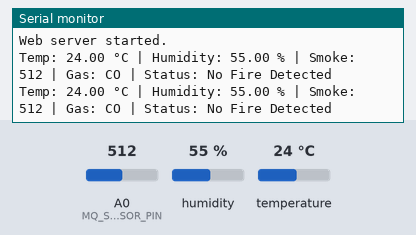
This sketch was run on a simulated ESP8266 (NodeMCU). Parts: the last lines printed to the serial monitor. Inputs (shaded band) come from the test bench; at power-on: temperature 24 °C, A0 (MQ_SENSOR_PIN) = 512, humidity 55 %. WiFi joins after 1.5 s; servers stay silent unless stated.

Above: at 3.7 s.
3.8 s: temperature set to 34 °C
At 5.1 s:
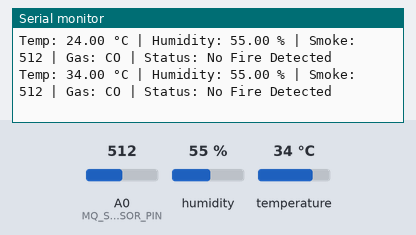
5.3 s: temperature set to 37 °C
At 8.1 s:
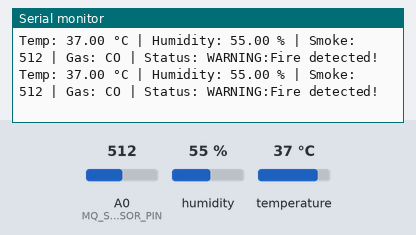
9.2 s: A0 (MQ_SENSOR_PIN) set to 487
At 10.4 s:
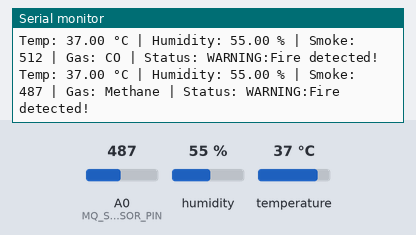
12.3 s: A0 (MQ_SENSOR_PIN) set to 459
At 13.5 s:
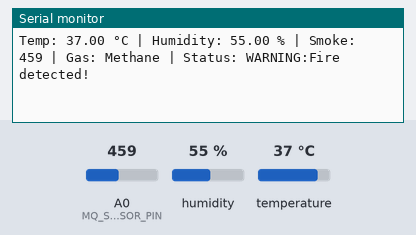
13.8 s: A0 (MQ_SENSOR_PIN) set to 438
At 14.3 s:
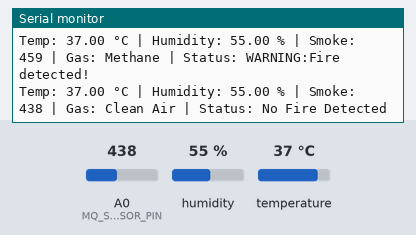

The sketch:

firedetection.ino
```cpp
#include <ESP8266WiFi.h>
#include <ESP8266WebServer.h>
#include <DHT.h>

#define MQ_SENSOR_PIN A0
#define DHTPIN D4
#define DHTTYPE DHT11

const char* ssid = "JAY 2424";
const char* password = "jaymataji";

DHT dht(DHTPIN, DHTTYPE);
ESP8266WebServer server(80);

int tempThreshold = 35;
float temperature = 0.0, humidity = 0.0;
int smokeLevel = 0;
String fireStatus = "No Fire Detected";
String gasTypes = "Clean Air";

void handleRoot() {
  String page = R"rawliteral(
    <!DOCTYPE html>
    <html>
    <head>
      <title>Fire Detection System</title>
      <meta name="viewport" content="width=device-width, initial-scale=1">
      <style>
        body {
          font-family: 'Poppins', sans-serif;
          background-color: #121212;
          color: #ffffff;
          text-align: center;
          padding: 20px;
        }
        h1 {
          color: #f8b400;
        }
        .container {
          display: flex;
          flex-wrap: wrap;
          justify-content: center;
          gap: 20px;
        }
        .card {
          background: #1e1e1e;
          padding: 20px;
          border-radius: 10px;
          width: 250px;
          box-shadow: 0px 4px 10px rgba(255, 204, 0, 0.3);
        }
        .title { font-size: 18px; font-weight: 600; }
        .value { font-size: 22px; color: #f8b400; }
        .fire-status { font-size: 20px; font-weight: 600; }
        .danger { color: red; }
        .safe { color: green; }
      </style>
      <script>
        function fetchData() {
          fetch('/data')
            .then(response => response.json())
            .then(data => {
              document.getElementById('temperature').innerHTML = data.temperature + " °C";
              document.getElementById('humidity').innerHTML = data.humidity + " %";
              document.getElementById('smoke').innerHTML = data.smokeLevel;
              document.getElementById('gases').innerHTML = data.gasTypes;
              document.getElementById('fireStatus').innerHTML = data.fireStatus;
              document.getElementById('fireStatus').className = data.fireStatus.includes("WARNING") ? "fire-status danger" : "fire-status safe";
            });
        }
        setInterval(fetchData, 1000);
      </script>
    </head>
    <body onload="fetchData()">
      <h1> Fire Detection System </h1>
      <div class="container">
        <div class="card">
          <div class="title">Temperature</div>
          <div class="value" id="temperature">-- °C</div>
        </div>
        <div class="card">
          <div class="title">Humidity</div>
          <div class="value" id="humidity">-- %</div>
        </div>
        <div class="card">
          <div class="title">Smoke Level</div>
          <div class="value" id="smoke">--</div>
        </div>
        <div class="card">
          <div class="title">Gas Types</div>
          <div class="value" id="gases">--</div>
        </div>
      </div>
      <h2 class="fire-status" id="fireStatus">No Fire Detected</h2>
    </body>
    </html>
  )rawliteral";

  server.send(200, "text/html", page);
}

void handleData() {
  String jsonResponse = "{";
  jsonResponse += "\"temperature\": " + String(temperature) + ",";
  jsonResponse += "\"humidity\": " + String(humidity) + ",";
  jsonResponse += "\"smokeLevel\": " + String(smokeLevel) + ",";
  jsonResponse += "\"gasTypes\": \"" + gasTypes + "\",";
  jsonResponse += "\"fireStatus\": \"" + fireStatus + "\"";
  jsonResponse += "}";

  server.send(200, "application/json", jsonResponse);
}

void setup() {
  Serial.begin(9600);
  delay(1000);
  Serial.println("\n\nStarting...");

  dht.begin();

  WiFi.begin(ssid, password);
  Serial.print("Connecting to WiFi");

  unsigned long startTime = millis();
  while (WiFi.status() != WL_CONNECTED) {
    delay(500);
    Serial.print(".");
    if (millis() - startTime > 15000) {
      Serial.println("\nWiFi Connection Failed!");
      return;
    }
  }

  Serial.println("\nWiFi Connected!");
  Serial.print("IP Address: ");
  Serial.println(WiFi.localIP());

  server.on("/", handleRoot);
  server.on("/data", handleData);
  server.begin();
  Serial.println("Web server started.");
}

void loop() {
  server.handleClient();

  float temp = dht.readTemperature();
  float hum = dht.readHumidity();
  smokeLevel = analogRead(MQ_SENSOR_PIN);

  if (!isnan(temp)) temperature = temp;
  if (!isnan(hum)) humidity = hum;

  // Gas Type Logic
  gasTypes = (smokeLevel > 700) ? "LPG"
            : (smokeLevel > 500) ? "CO"
            : (smokeLevel > 450) ? "Methane"
            : "Clean Air";

  // Fire Status Logic
  fireStatus = (temperature > tempThreshold && smokeLevel > 450)
               ? "WARNING:Fire detected!"
               : "No Fire Detected";

  // Debug Output
  Serial.print("Temp: ");
  Serial.print(temperature);
  Serial.print(" °C | Humidity: ");
  Serial.print(humidity);
  Serial.print(" % | Smoke: ");
  Serial.print(smokeLevel);
  Serial.print(" | Gas: ");
  Serial.print(gasTypes);
  Serial.print(" | Status: ");
  Serial.println(fireStatus);

  delay(1000);
}
```

Measured:
- the behaviour switches between 35 and 36 °C on temperature (found by bisection; images 1 and 2)
- the behaviour switches between 501 and 500 on A0 (MQ_SENSOR_PIN) (found by bisection; images 2 and 3)
- the behaviour switches between 451 and 450 on A0 (MQ_SENSOR_PIN) (found by bisection; images 4 and 5)
- after the input at 3.8 s, the serial monitor: prints a new line after 0.84 s (image 1)
- after the input at 5.3 s, the serial monitor: prints a new line after 1.4 s (image 2)
- after the input at 9.2 s, the serial monitor: prints a new line after 0.63 s (image 3)
- after the input at 12.3 s, the serial monitor: prints a new line after 0.68 s (image 4)
- after the input at 13.8 s, the serial monitor: prints a new line after 0.22 s (image 5)
